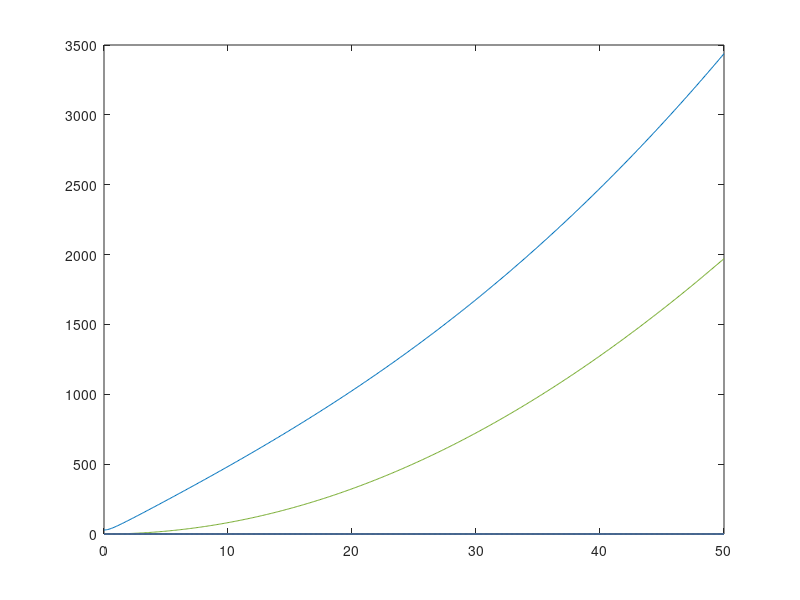

Reproduce this figure in MATLAB.
clc
K = [1 0 0 0 0 0;
    -1 2 -1 0 0 0;
    -1 -1 2 0 0 0;
    0 -1 0 1 0 0;
    0 0 -1 0 1 0;
    0 -1 -1 -1 -1 4];

beta1 = 20;
taua = 0.017;


%%%%%%%%%%
tau = 0.01;
%%%%%%%%%%
alpha = 1.195;
a = 0; % Damping term

lambda = 1; % 4,3
omega = 20;
w = 0.9;



omegalist = 0:0.1:50;
magCs = zeros(length(omegalist));
magGst = zeros(length(omegalist));

for l=1:1:length(omegalist)
    omega = omegalist(l);
    w = 0.09;
    fs = w/(1i*omega+w);
    Fs = (fs*(1-exp(-1i*tau*omega))/tau)^2;
    Cs = (1i*omega)^2 - (1-lambda*beta1)*Fs + beta1*lambda*(alpha^2 + 2*alpha*1i*omega);
    gst = (exp(-taua*1i*omega)-1)*beta1*lambda*(Fs + alpha^2 + (2*alpha+a)*1i*omega);
    
    magCs(l) = abs(Cs);
    magGst(l) = abs(gst);
    
end

plot(omegalist,magCs);
hold on
plot(omegalist,magGst)
hold off
% legend('Cs','gst')













% 
% taualist = 0:0.01:2;
% betalist = 2:0.5:25;
% dmest = [];
% 
% for k=1:1:length(betalist)
%     beta1 = betalist(k);
%     for i=1:1:length(taualist)
%        taua = taualist(i);
%        Cs = (1i*omega)^2 - (1-lambda*beta1)*Fs + beta1*lambda*(alpha^2 + 2*alpha*1i*omega);
%        gst = (exp(-taua*1i*omega)-1)*beta1*lambda*(Fs + alpha^2 + (2*alpha+a)*1i*omega);
%        disp(abs(gst))
%        disp(abs(Cs));
%        
%         if abs(Cs)<=abs(gst)
%             disp(i);
%             disp(taua);
%             dmest = [dmest,taua];
%             break 
%         end
%        
%     end
% end
% 
% plot(betalist,dmest)







